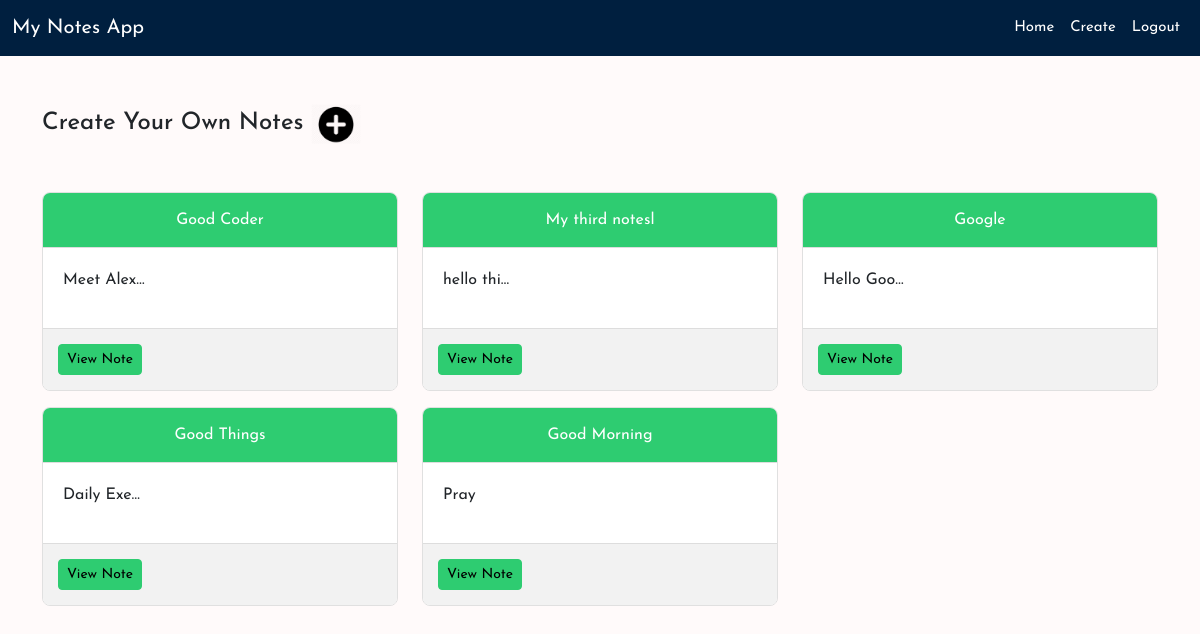
Page /smart/notes/ (signed in) on the committed database.
### notes/models.py (models this page shows)
class notes(models.Model):
    title = models.CharField(max_length=200)
    text = models.TextField()
    created = models.DateTimeField(auto_now_add=True)
    user = models.ForeignKey(User,on_delete=models.CASCADE,related_name='notes')

### notes/views.py (the view)
# urls.py: path('notes/',views.NotesListView.as_view(),name="notes.list"),
class NotesListView(LoginRequiredMixin,ListView):
    model = notes
    context_object_name = "notes"
    login_url = "/login"
    def get_queryset(self):
        return self.request.user.notes.all()

### notes/templates/notes/notes_list.html
{% extends 'base.html' %}
{% load static %}
{% block  content %}
<div class="row">
    <div class="col">
        <div class="notes_list_heading mb-5">
            <h1 class="fs-4">Create Your Own Notes <a href="{% url 'notes.new' %}"><img src="{% static 'imgs/plus.png' %}" width="50px" alt="plus-create"></a>
            </h1>
        </div>
    </div>
</div>
<div class="row">
    {% for note in notes  %}
    <div class="col-md-4">
        <div class="card mb-3 notes-card">
            <div class="card-header notes-header">{{note.title}}</div>
            <div class="card-body notes-body">
                <p>{{note.text | truncatechars:10 }}</p>
            </div>
            <div class="card-footer notes-footer">
                <a href="{% url 'notes.detail' pk=note.id %}"class="btn btn-info btn-sm">View Note</a>
            </div>
        </div>
    </div>
    {% endfor %}
</div>
{% endblock %}

### static/templates/base.html (shortened to what this page needs)
{% load static %}
<!DOCTYPE html>
<html lang="en">
<head>
    <link rel="stylesheet" href="https://cdn.jsdelivr.net/npm/bootstrap@5.3.2/dist/css/bootstrap.min.css">
    <link rel="stylesheet" href="{% static 'css/style.css' %}">
</head>
<body>
    <nav class="navbar navbar-expand-lg navbar-dark" style="background-color: #001f3f;">
        <div class="container-fluid">
            <a class="navbar-brand" href="{% url 'home' %}">My Notes App</a>
            <div class="collapse navbar-collapse" id="navbarNav">
                <div class="ms-auto">
                    {% if user.is_authenticated %}
                        <ul class="navbar-nav">
                            <li class="nav-item">
                                <a class="nav-link" href="{% url 'notes.list' %}">Home</a>
                            </li>
                            <li class="nav-item">
                                <a class="nav-link" href="{% url 'notes.new' %}">Create</a>
                            </li>
                            <li class="nav-item">
                                <a class="nav-link" href="{% url 'logout' %}">Logout</a>
                            </li>
                        </ul>
                    {% endif %}
                </div>
            </div>
        </div>
    </nav>
    <div class="container my-5">
        {% block content %}
        {% endblock %}
    </div>
</body>
</html>

### static/css/style.css (style rules this page uses)
body { background-color: #fffafa; font-family: 'Josefin Sans', sans-serif; }
a { text-decoration: none; font-family: 'Josefin Sans', sans-serif; }
.notes-card { border: 1px solid #e0e0e0; border-radius: 8px; overflow: hidden; transition: transform 0.2s; }
.notes-header { background-color: #2ecc71; color: #fff; text-align: center; padding: 15px; border-bottom: 1px solid #ddd; }
.notes-body { padding: 20px; }
.notes-footer { background-color: #f2f2f2; padding: 15px; border-top: 1px solid #ddd; }
.btn-info { background-color: #2ecc71; border-color: #2ecc71; }
ul { list-style: none; }
.nav-link { font-size: 15px; font-family: 'Josefin Sans', sans-serif; color: #fff; }

### rows in the picture
notes: title "Good Coder", text "Meet Alex…"
notes: title "My third notesl", text "hello thi…"
notes: title "Google", text "Hello Goo…"
notes: title "Good Things", text "Daily Exe…"
notes: title "Good Morning", text "Pray"
